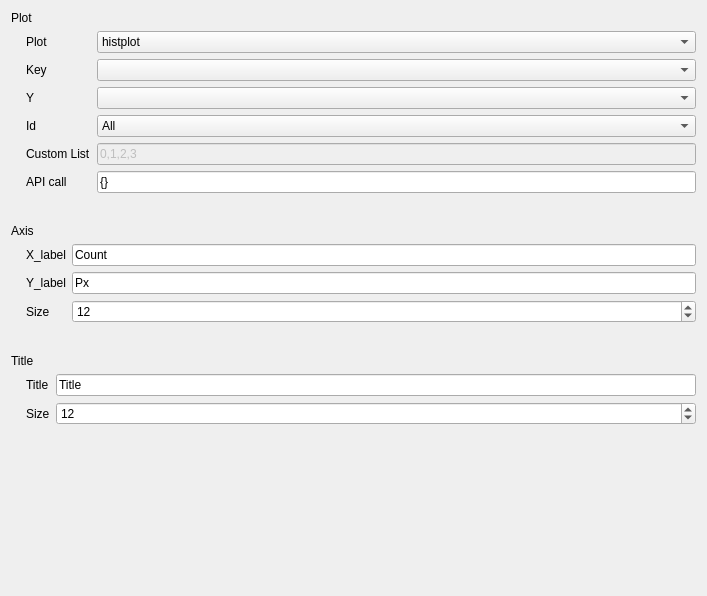
<?xml version="1.0" encoding="UTF-8"?>
<ui version="4.0">
 <class>PlotSettings</class>
 <widget class="QWidget" name="PlotSettings">
  <property name="windowModality">
   <enum>Qt::NonModal</enum>
  </property>
  <property name="geometry">
   <rect>
    <x>0</x>
    <y>0</y>
    <width>707</width>
    <height>596</height>
   </rect>
  </property>
  <property name="windowTitle">
   <string>Plot Settings</string>
  </property>
  <property name="autoFillBackground">
   <bool>true</bool>
  </property>
  <layout class="QGridLayout" name="gridLayout">
   <item row="0" column="0">
    <widget class="QLabel" name="label_12">
     <property name="text">
      <string>Plot</string>
     </property>
    </widget>
   </item>
   <item row="1" column="0" colspan="2">
    <layout class="QFormLayout" name="formLayout_3">
     <property name="leftMargin">
      <number>15</number>
     </property>
     <property name="bottomMargin">
      <number>25</number>
     </property>
     <item row="0" column="0">
      <widget class="QLabel" name="label_6">
       <property name="text">
        <string>Plot</string>
       </property>
      </widget>
     </item>
     <item row="0" column="1">
      <widget class="QComboBox" name="plotType">
       <item>
        <property name="text">
         <string>histplot</string>
        </property>
       </item>
       <item>
        <property name="text">
         <string>kdeplot</string>
        </property>
       </item>
       <item>
        <property name="text">
         <string>boxplot</string>
        </property>
       </item>
       <item>
        <property name="text">
         <string>violinplot</string>
        </property>
       </item>
       <item>
        <property name="text">
         <string>boxenplot</string>
        </property>
       </item>
       <item>
        <property name="text">
         <string>swarmplot</string>
        </property>
       </item>
      </widget>
     </item>
     <item row="1" column="1">
      <widget class="QComboBox" name="plotKey"/>
     </item>
     <item row="1" column="0">
      <widget class="QLabel" name="x">
       <property name="text">
        <string>Key</string>
       </property>
      </widget>
     </item>
     <item row="3" column="0">
      <widget class="QLabel" name="hue">
       <property name="text">
        <string>Id</string>
       </property>
      </widget>
     </item>
     <item row="3" column="1">
      <widget class="QComboBox" name="plotId">
       <item>
        <property name="text">
         <string>All</string>
        </property>
       </item>
       <item>
        <property name="text">
         <string>Pool</string>
        </property>
       </item>
       <item>
        <property name="text">
         <string>Custom List</string>
        </property>
       </item>
      </widget>
     </item>
     <item row="4" column="0">
      <widget class="QLabel" name="label_9">
       <property name="text">
        <string>Custom List</string>
       </property>
      </widget>
     </item>
     <item row="4" column="1">
      <widget class="QLineEdit" name="customId">
       <property name="enabled">
        <bool>false</bool>
       </property>
       <property name="text">
        <string>0,1,2,3</string>
       </property>
      </widget>
     </item>
     <item row="2" column="1">
      <widget class="QComboBox" name="plotKeyX"/>
     </item>
     <item row="2" column="0">
      <widget class="QLabel" name="y">
       <property name="text">
        <string>Y</string>
       </property>
      </widget>
     </item>
     <item row="5" column="0">
      <widget class="QLabel" name="label_7">
       <property name="text">
        <string>API call</string>
       </property>
      </widget>
     </item>
     <item row="5" column="1">
      <widget class="QLineEdit" name="lowLevelApi">
       <property name="text">
        <string>{}</string>
       </property>
       <property name="cursorMoveStyle">
        <enum>Qt::LogicalMoveStyle</enum>
       </property>
      </widget>
     </item>
    </layout>
   </item>
   <item row="2" column="0">
    <widget class="QLabel" name="label_10">
     <property name="text">
      <string>Axis</string>
     </property>
    </widget>
   </item>
   <item row="3" column="0" colspan="2">
    <layout class="QFormLayout" name="formLayout">
     <property name="leftMargin">
      <number>15</number>
     </property>
     <property name="bottomMargin">
      <number>25</number>
     </property>
     <item row="0" column="0">
      <widget class="QLabel" name="label">
       <property name="text">
        <string>X_label</string>
       </property>
      </widget>
     </item>
     <item row="0" column="1">
      <widget class="QLineEdit" name="xLabel">
       <property name="text">
        <string>Count</string>
       </property>
      </widget>
     </item>
     <item row="1" column="0">
      <widget class="QLabel" name="label_2">
       <property name="text">
        <string>Y_label</string>
       </property>
      </widget>
     </item>
     <item row="1" column="1">
      <widget class="QLineEdit" name="yLabel">
       <property name="text">
        <string>Px</string>
       </property>
      </widget>
     </item>
     <item row="2" column="0">
      <widget class="QLabel" name="label_3">
       <property name="text">
        <string>Size</string>
       </property>
      </widget>
     </item>
     <item row="2" column="1">
      <widget class="QSpinBox" name="labelSize">
       <property name="value">
        <number>12</number>
       </property>
      </widget>
     </item>
    </layout>
   </item>
   <item row="4" column="0">
    <widget class="QLabel" name="label_11">
     <property name="text">
      <string>Title</string>
     </property>
    </widget>
   </item>
   <item row="5" column="0" colspan="2">
    <layout class="QFormLayout" name="formLayout_2">
     <property name="leftMargin">
      <number>15</number>
     </property>
     <property name="bottomMargin">
      <number>25</number>
     </property>
     <item row="0" column="0">
      <widget class="QLabel" name="label_4">
       <property name="text">
        <string>Title</string>
       </property>
      </widget>
     </item>
     <item row="0" column="1">
      <widget class="QLineEdit" name="title">
       <property name="text">
        <string>Title</string>
       </property>
      </widget>
     </item>
     <item row="1" column="0">
      <widget class="QLabel" name="label_5">
       <property name="text">
        <string>Size</string>
       </property>
      </widget>
     </item>
     <item row="1" column="1">
      <widget class="QSpinBox" name="titleSize">
       <property name="value">
        <number>12</number>
       </property>
      </widget>
     </item>
    </layout>
   </item>
   <item row="6" column="1">
    <spacer name="verticalSpacer">
     <property name="orientation">
      <enum>Qt::Vertical</enum>
     </property>
     <property name="sizeHint" stdset="0">
      <size>
       <width>20</width>
       <height>127</height>
      </size>
     </property>
    </spacer>
   </item>
  </layout>
 </widget>
 <resources/>
 <connections/>
</ui>
